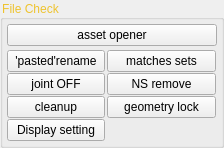
            <widget class="QGroupBox" name="file_check_gb">
             <property name="styleSheet">
              <string notr="true">QGroupBox:title{color:rgb(238, 195, 46); }


</string>
             </property>
             <property name="title">
              <string>File Check</string>
             </property>
             <property name="flat">
              <bool>false</bool>
             </property>
             <property name="checkable">
              <bool>false</bool>
             </property>
             <layout class="QVBoxLayout" name="verticalLayout_13">
              <property name="spacing">
               <number>4</number>
              </property>
              <property name="leftMargin">
               <number>4</number>
              </property>
              <property name="topMargin">
               <number>4</number>
              </property>
              <property name="rightMargin">
               <number>4</number>
              </property>
              <property name="bottomMargin">
               <number>4</number>
              </property>
              <item>
               <widget class="QPushButton" name="opener_bu">
                <property name="minimumSize">
                 <size>
                  <width>210</width>
                  <height>22</height>
                 </size>
                </property>
                <property name="maximumSize">
                 <size>
                  <width>210</width>
                  <height>22</height>
                 </size>
                </property>
                <property name="toolTip">
                 <string>&lt;!DOCTYPE HTML PUBLIC &quot;-//W3C//DTD HTML 4.0//EN&quot; &quot;http://www.w3.org/TR/REC-html40/strict.dtd&quot;&gt;
&lt;html&gt;&lt;head&gt;&lt;meta name=&quot;qrichtext&quot; content=&quot;1&quot; /&gt;&lt;style type=&quot;text/css&quot;&gt;
p, li { white-space: pre-wrap; }
&lt;/style&gt;&lt;/head&gt;&lt;body style=&quot; font-family:'Gulim'; font-size:9pt; font-weight:400; font-style:normal;&quot;&gt;
&lt;p style=&quot; margin-top:0px; margin-bottom:0px; margin-left:0px; margin-right:0px; -qt-block-indent:0; text-indent:0px;&quot;&gt;luke scale 비교할수 있는 temp를 Reference 부른다.&lt;/p&gt;&lt;/body&gt;&lt;/html&gt;</string>
                </property>
                <property name="text">
                 <string>asset opener</string>
                </property>
               </widget>
              </item>
              <item>
               <layout class="QGridLayout" name="gridLayout_2">
                <property name="sizeConstraint">
                 <enum>QLayout::SetFixedSize</enum>
                </property>
                <property name="leftMargin">
                 <number>0</number>
                </property>
                <property name="horizontalSpacing">
                 <number>2</number>
                </property>
                <property name="verticalSpacing">
                 <number>1</number>
                </property>
                <item row="0" column="1">
                 <widget class="QPushButton" name="matches_sets_bu">
                  <property name="minimumSize">
                   <size>
                    <width>104</width>
                    <height>22</height>
                   </size>
                  </property>
                  <property name="maximumSize">
                   <size>
                    <width>109</width>
                    <height>22</height>
                   </size>
                  </property>
                  <property name="toolTip">
                   <string>&lt;!DOCTYPE HTML PUBLIC &quot;-//W3C//DTD HTML 4.0//EN&quot; &quot;http://www.w3.org/TR/REC-html40/strict.dtd&quot;&gt;
&lt;html&gt;&lt;head&gt;&lt;meta name=&quot;qrichtext&quot; content=&quot;1&quot; /&gt;&lt;style type=&quot;text/css&quot;&gt;
p, li { white-space: pre-wrap; }
&lt;/style&gt;&lt;/head&gt;&lt;body style=&quot; font-family:'Gulim'; font-size:9pt; font-weight:400; font-style:normal;&quot;&gt;
&lt;p style=&quot; margin-top:0px; margin-bottom:0px; margin-left:0px; margin-right:0px; -qt-block-indent:0; text-indent:0px;&quot;&gt;같은 이름을 sets로 묶어준다.&lt;/p&gt;&lt;/body&gt;&lt;/html&gt;</string>
                  </property>
                  <property name="styleSheet">
                   <string notr="true">font: 9pt;</string>
                  </property>
                  <property name="text">
                   <string>matches sets</string>
                  </property>
                 </widget>
                </item>
                <item row="1" column="0">
                 <widget class="QPushButton" name="joint_off_bu">
                  <property name="minimumSize">
                   <size>
                    <width>97</width>
                    <height>22</height>
                   </size>
                  </property>
                  <property name="maximumSize">
                   <size>
                    <width>98</width>
                    <height>22</height>
                   </size>
                  </property>
                  <property name="toolTip">
                   <string>&lt;!DOCTYPE HTML PUBLIC &quot;-//W3C//DTD HTML 4.0//EN&quot; &quot;http://www.w3.org/TR/REC-html40/strict.dtd&quot;&gt;
&lt;html&gt;&lt;head&gt;&lt;meta name=&quot;qrichtext&quot; content=&quot;1&quot; /&gt;&lt;style type=&quot;text/css&quot;&gt;
p, li { white-space: pre-wrap; }
&lt;/style&gt;&lt;/head&gt;&lt;body style=&quot; font-family:'Gulim'; font-size:9pt; font-weight:400; font-style:normal;&quot;&gt;
&lt;p style=&quot; margin-top:0px; margin-bottom:0px; margin-left:0px; margin-right:0px; -qt-block-indent:0; text-indent:0px;&quot;&gt;모든 joint의 draw style을 None으로 바꿔준다.&lt;/p&gt;
&lt;p style=&quot; margin-top:0px; margin-bottom:0px; margin-left:0px; margin-right:0px; -qt-block-indent:0; text-indent:0px;&quot;&gt;(display hide)&lt;/p&gt;&lt;/body&gt;&lt;/html&gt;</string>
                  </property>
                  <property name="text">
                   <string>joint OFF</string>
                  </property>
                 </widget>
                </item>
                <item row="3" column="1">
                 <widget class="QPushButton" name="geometry_lock_bu">
                  <property name="minimumSize">
                   <size>
                    <width>104</width>
                    <height>22</height>
                   </size>
                  </property>
                  <property name="maximumSize">
                   <size>
                    <width>109</width>
                    <height>22</height>
                   </size>
                  </property>
                  <property name="toolTip">
                   <string>&lt;!DOCTYPE HTML PUBLIC &quot;-//W3C//DTD HTML 4.0//EN&quot; &quot;http://www.w3.org/TR/REC-html40/strict.dtd&quot;&gt;
&lt;html&gt;&lt;head&gt;&lt;meta name=&quot;qrichtext&quot; content=&quot;1&quot; /&gt;&lt;style type=&quot;text/css&quot;&gt;
p, li { white-space: pre-wrap; }
&lt;/style&gt;&lt;/head&gt;&lt;body style=&quot; font-family:'Gulim'; font-size:9pt; font-weight:400; font-style:normal;&quot;&gt;
&lt;p style=&quot; margin-top:0px; margin-bottom:0px; margin-left:0px; margin-right:0px; -qt-block-indent:0; text-indent:0px;&quot;&gt;모든 polygon object의 channel box의 translate, rotate, scale을 lock한다.&lt;/p&gt;&lt;/body&gt;&lt;/html&gt;</string>
                  </property>
                  <property name="text">
                   <string>geometry lock</string>
                  </property>
                 </widget>
                </item>
                <item row="4" column="0">
                 <widget class="QPushButton" name="display_setting_bu">
                  <property name="minimumSize">
                   <size>
                    <width>97</width>
                    <height>22</height>
                   </size>
                  </property>
                  <property name="maximumSize">
                   <size>
                    <width>98</width>
                    <height>22</height>
                   </size>
                  </property>
                  <property name="toolTip">
                   <string>&lt;!DOCTYPE HTML PUBLIC &quot;-//W3C//DTD HTML 4.0//EN&quot; &quot;http://www.w3.org/TR/REC-html40/strict.dtd&quot;&gt;
&lt;html&gt;&lt;head&gt;&lt;meta name=&quot;qrichtext&quot; content=&quot;1&quot; /&gt;&lt;style type=&quot;text/css&quot;&gt;
p, li { white-space: pre-wrap; }
&lt;/style&gt;&lt;/head&gt;&lt;body style=&quot; font-family:'Gulim'; font-size:9pt; font-weight:400; font-style:normal;&quot;&gt;
&lt;p style=&quot; margin-top:0px; margin-bottom:0px; margin-left:0px; margin-right:0px; -qt-block-indent:0; text-indent:0px;&quot;&gt;display를 1번, 4번 모드로 바꾼다.&lt;/p&gt;
&lt;p style=&quot; margin-top:0px; margin-bottom:0px; margin-left:0px; margin-right:0px; -qt-block-indent:0; text-indent:0px;&quot;&gt;※nonSmooth mesh, wireframe&lt;/p&gt;&lt;/body&gt;&lt;/html&gt;</string>
                  </property>
                  <property name="text">
                   <string>Display setting</string>
                  </property>
                 </widget>
                </item>
                <item row="3" column="0">
                 <widget class="QPushButton" name="cleanup_bu">
                  <property name="minimumSize">
                   <size>
                    <width>97</width>
                    <height>22</height>
                   </size>
                  </property>
                  <property name="maximumSize">
                   <size>
                    <width>98</width>
                    <height>22</height>
                   </size>
                  </property>
                  <property name="toolTip">
                   <string>&lt;!DOCTYPE HTML PUBLIC &quot;-//W3C//DTD HTML 4.0//EN&quot; &quot;http://www.w3.org/TR/REC-html40/strict.dtd&quot;&gt;
&lt;html&gt;&lt;head&gt;&lt;meta name=&quot;qrichtext&quot; content=&quot;1&quot; /&gt;&lt;style type=&quot;text/css&quot;&gt;
p, li { white-space: pre-wrap; }
&lt;/style&gt;&lt;/head&gt;&lt;body style=&quot; font-family:'Gulim'; font-size:9pt; font-weight:400; font-style:normal;&quot;&gt;
&lt;p style=&quot; margin-top:0px; margin-bottom:0px; margin-left:0px; margin-right:0px; -qt-block-indent:0; text-indent:0px;&quot;&gt;모든 polygon object의 cleanup check해서 잡는다.&lt;/p&gt;&lt;/body&gt;&lt;/html&gt;</string>
                  </property>
                  <property name="text">
                   <string>cleanup</string>
                  </property>
                 </widget>
                </item>
                <item row="0" column="0">
                 <widget class="QPushButton" name="pasted_rename_bu">
                  <property name="enabled">
                   <bool>true</bool>
                  </property>
                  <property name="minimumSize">
                   <size>
                    <width>97</width>
                    <height>22</height>
                   </size>
                  </property>
                  <property name="maximumSize">
                   <size>
                    <width>98</width>
                    <height>22</height>
                   </size>
                  </property>
                  <property name="toolTip">
                   <string>&lt;!DOCTYPE HTML PUBLIC &quot;-//W3C//DTD HTML 4.0//EN&quot; &quot;http://www.w3.org/TR/REC-html40/strict.dtd&quot;&gt;
&lt;html&gt;&lt;head&gt;&lt;meta name=&quot;qrichtext&quot; content=&quot;1&quot; /&gt;&lt;style type=&quot;text/css&quot;&gt;
p, li { white-space: pre-wrap; }
&lt;/style&gt;&lt;/head&gt;&lt;body style=&quot; font-family:'Gulim'; font-size:9pt; font-weight:400; font-style:normal;&quot;&gt;
&lt;p style=&quot; margin-top:0px; margin-bottom:0px; margin-left:0px; margin-right:0px; -qt-block-indent:0; text-indent:0px;&quot;&gt;모든 'pasted__' 붙은 이름에서 'pasted__'이름을 rename한다.&lt;/p&gt;
&lt;p style=&quot; margin-top:0px; margin-bottom:0px; margin-left:0px; margin-right:0px; -qt-block-indent:0; text-indent:0px;&quot;&gt;ex) 'pasted__Prefix' → 'Prefix'&lt;/p&gt;&lt;/body&gt;&lt;/html&gt;</string>
                  </property>
                  <property name="toolTipDuration">
                   <number>-1</number>
                  </property>
                  <property name="whatsThis">
                   <string/>
                  </property>
                  <property name="styleSheet">
                   <string notr="true">font: 9pt;</string>
                  </property>
                  <property name="text">
                   <string>'pasted'rename</string>
                  </property>
                 </widget>
                </item>
                <item row="1" column="1">
                 <widget class="QPushButton" name="ns_remove_bu">
                  <property name="minimumSize">
                   <size>
                    <width>104</width>
                    <height>22</height>
                   </size>
                  </property>
                  <property name="maximumSize">
                   <size>
                    <width>109</width>
                    <height>22</height>
                   </size>
                  </property>
                  <property name="toolTip">
                   <string>&lt;!DOCTYPE HTML PUBLIC &quot;-//W3C//DTD HTML 4.0//EN&quot; &quot;http://www.w3.org/TR/REC-html40/strict.dtd&quot;&gt;
&lt;html&gt;&lt;head&gt;&lt;meta name=&quot;qrichtext&quot; content=&quot;1&quot; /&gt;&lt;style type=&quot;text/css&quot;&gt;
p, li { white-space: pre-wrap; }
&lt;/style&gt;&lt;/head&gt;&lt;body style=&quot; font-family:'Gulim'; font-size:9pt; font-weight:400; font-style:normal;&quot;&gt;
&lt;p style=&quot; margin-top:0px; margin-bottom:0px; margin-left:0px; margin-right:0px; -qt-block-indent:0; text-indent:0px;&quot;&gt;namespace Editor의 namespace를 모두 지워준다. ※reference 제외&lt;/p&gt;&lt;/body&gt;&lt;/html&gt;</string>
                  </property>
                  <property name="text">
                   <string>NS remove</string>
                  </property>
                 </widget>
                </item>
               </layout>
              </item>
             </layout>
            </widget>
